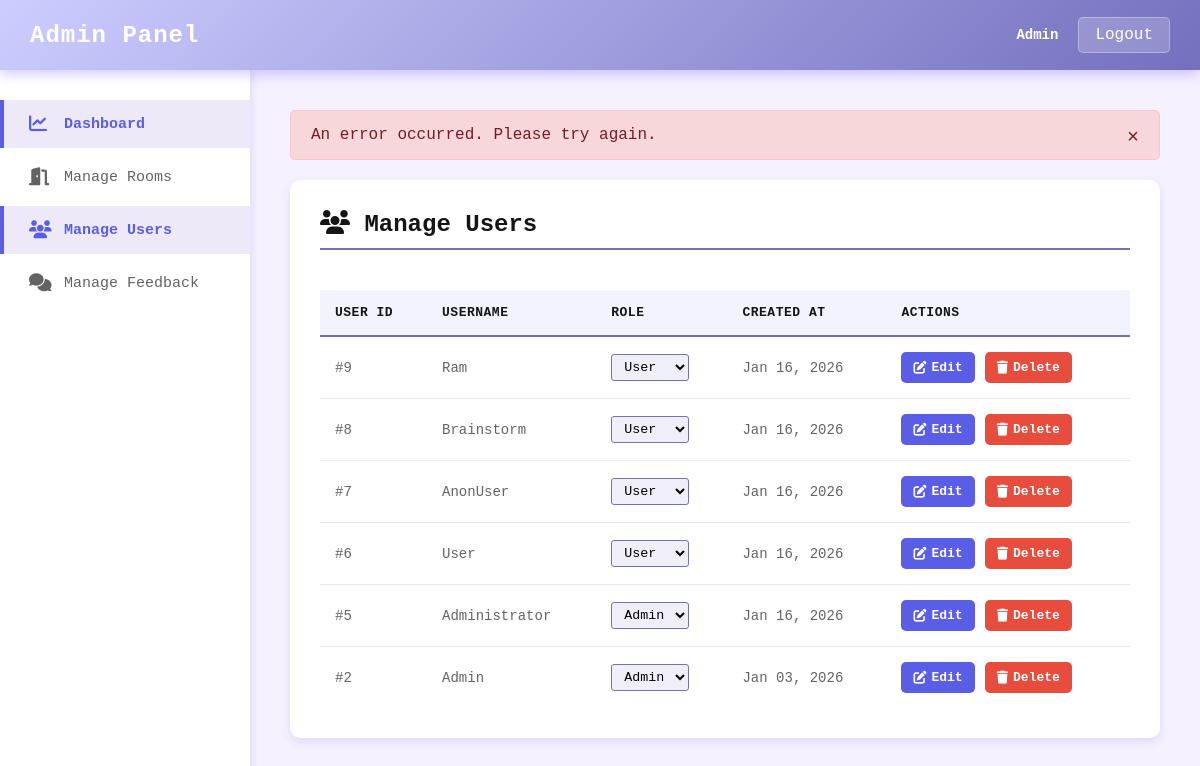
The page /pages/admin.php?section=users&error=invalid (signed in) on the database its author committed.
### tables this page shows
CREATE TABLE `users` (
  `user_id` int(11) NOT NULL,
  `username` varchar(100) NOT NULL,
  `password` varchar(255) NOT NULL,
  `role` enum('user','admin') DEFAULT 'user',
  `created_at` timestamp NOT NULL DEFAULT current_timestamp(),
  `email` varchar(255) NOT NULL
);

### pages/admin.php (the view, shortened to what this page needs)
<?php
include "../includes/admin-header.php";
include "../config/config.php";
$section = isset($_GET['section']) ? $_GET['section'] : 'dashboard';
$roomCount = $conn->query("SELECT COUNT(*) as count FROM rooms")->fetch_assoc()['count'];
$userCount = $conn->query("SELECT COUNT(*) as count FROM users")->fetch_assoc()['count'];
$feedbackCount = $conn->query("SELECT COUNT(*) as count FROM feedback")->fetch_assoc()['count'];
$message = '';
$messageType = '';
if (isset($_GET['deleted'])) {
    $message = 'Item deleted successfully!';
    $messageType = 'success';
} elseif (isset($_GET['updated'])) {
    $message = 'Item updated successfully!';
    $messageType = 'success';
} elseif (isset($_GET['error'])) {
    $message = 'An error occurred. Please try again.';
    $messageType = 'error';
}
?>
<?php if ($message): ?>
    <div class="message message-<?= $messageType ?>" style="margin-bottom: 20px;">
        <?= htmlspecialchars($message) ?>
        <button onclick="this.parentElement.style.display='none';" style="float: right; background: none; border: none; color: inherit; cursor: pointer; font-size: 20px;">&times;</button>
    </div>
<?php endif; ?>
<?php if ($section === 'dashboard'): ?>
    <h1 style="color: #151515; margin-bottom: 30px;">Dashboard</h1>
    <div class="dashboard-grid">
        <div class="dashboard-card">
            <h3>Total Rooms</h3>
            <div class="stat"><?= $roomCount ?></div>
            <p>Active rooms in the system</p>
        </div>
        <div class="dashboard-card">
            <h3>Total Users</h3>
            <div class="stat"><?= $userCount ?></div>
            <p>Registered users</p>
        </div>
        <div class="dashboard-card">
            <h3>Total Feedback</h3>
            <div class="stat"><?= $feedbackCount ?></div>
            <p>Submitted feedbacks</p>
        </div>
    </div>
<?php elseif ($section === 'users'): ?>
    <div class="admin-section">
        <h2><i class="fa-solid fa-users"></i> Manage Users</h2>
        <div class="table-wrapper">
            <table class="admin-table">
                <thead>
                    <tr>
                        <th>User ID</th>
                        <th>Username</th>
                        <th>Role</th>
                        <th>Created At</th>
                        <th>Actions</th>
                    </tr>
                </thead>
                <tbody>
                    <?php
                    $users = $conn->query(
                        "SELECT user_id, username, role, created_at FROM users ORDER BY created_at DESC"
                    );
                    while ($user = $users->fetch_assoc()):
                    ?>
                    <tr>
                        <td>#<?= $user['user_id'] ?></td>
                        <td><?= htmlspecialchars($user['username']) ?></td>
                        <td>
                            <form method="POST" action="../actions/admin_update_user.php" style="display: inline;">
                                <select name="role" style="padding: 4px 8px; border: 1px solid #7370be; border-radius: 3px; background-color: #f0eef9;" onchange="this.form.submit()">
                                    <option value="user" <?= $user['role'] === 'user' ? 'selected' : '' ?>>User</option>
                                    <option value="admin" <?= $user['role'] === 'admin' ? 'selected' : '' ?>>Admin</option>
                                </select>
                            </form>
                        </td>
                        <td><?= date('M d, Y', strtotime($user['created_at'])) ?></td>
                        <td>
                            <div class="action-buttons">
                                <button class="btn-edit" onclick="editUser(<?= $user['user_id'] ?>)">
                                    <i class="fa-solid fa-edit"></i> Edit
                                </button>
                                <button class="btn-delete" onclick="deleteUser(<?= $user['user_id'] ?>, '<?= htmlspecialchars($user['username']) ?>')">
                                    <i class="fa-solid fa-trash"></i> Delete
                                </button>
                            </div>
                        </td>
                    </tr>
                    <?php endwhile; ?>
                </tbody>
            </table>
        </div>
    </div>
<?php endif; ?>
    </main>
</div>
</body>
</html>

### assets/css/style.css (style rules this page uses)
* { margin: 0; padding: 0; box-sizing: border-box; font-family: 'JetBrains Mono', monospace; }
body { background-color: rgb(229, 229, 240); }

### assets/css/admin.css (style rules this page uses)
.admin-section { background: white; border-radius: 10px; padding: 30px; box-shadow: 0 4px 8px rgba(107, 81, 255, 0.15); }
.admin-section h2 { color: #151515; margin-bottom: 20px; border-bottom: 2px solid #7370be; padding-bottom: 10px; }
.table-wrapper { overflow-x: auto; }
.admin-table { width: 100%; border-collapse: collapse; margin-top: 20px; }
.admin-table thead { background-color: #f3f3ff; border-bottom: 2px solid #7370be; }
.admin-table th { padding: 15px; text-align: left; color: #151515; font-weight: 600; font-size: 13px; text-transform: uppercase; letter-spacing: 0.5px; }
.admin-table td { padding: 15px; border-bottom: 1px solid #e8e8f0; color: #636364; font-size: 14px; }
.admin-table tbody tr:last-child td { border-bottom: none; }
.action-buttons { display: flex; gap: 10px; }
.btn-edit, .btn-delete, .btn-create { padding: 8px 12px; border: none; border-radius: 5px; cursor: pointer; font-size: 13px; font-weight: 600; transition: all 0.3s; display: inline-flex; align-items: center; gap: 5px; }
.btn-edit { background-color: #5a5de6; color: white; }
.btn-delete { background-color: #e74c3c; color: white; }
.message { padding: 15px 20px; border-radius: 5px; font-weight: 500; animation: slideInDown 0.3s ease; }
.message-error { background-color: #f8d7da; color: #721c24; border: 1px solid #f5c6cb; }

### rows shown on the page
users: user_id "9", username "Ram", role "User", created_at "Jan 16, 2026"
users: user_id "8", username "Brainstorm", role "User", created_at "Jan 16, 2026"
users: user_id "7", username "AnonUser", role "User", created_at "Jan 16, 2026"
users: user_id "6", username "User", role "User", created_at "Jan 16, 2026"
users: user_id "5", username "Administrator", role "Admin", created_at "Jan 16, 2026"
users: user_id "2", username "Admin", role "Admin", created_at "Jan 03, 2026"

### other values the page prints
$_SESSION['username'] "Admin"
$message "An error occurred. Please try again."
